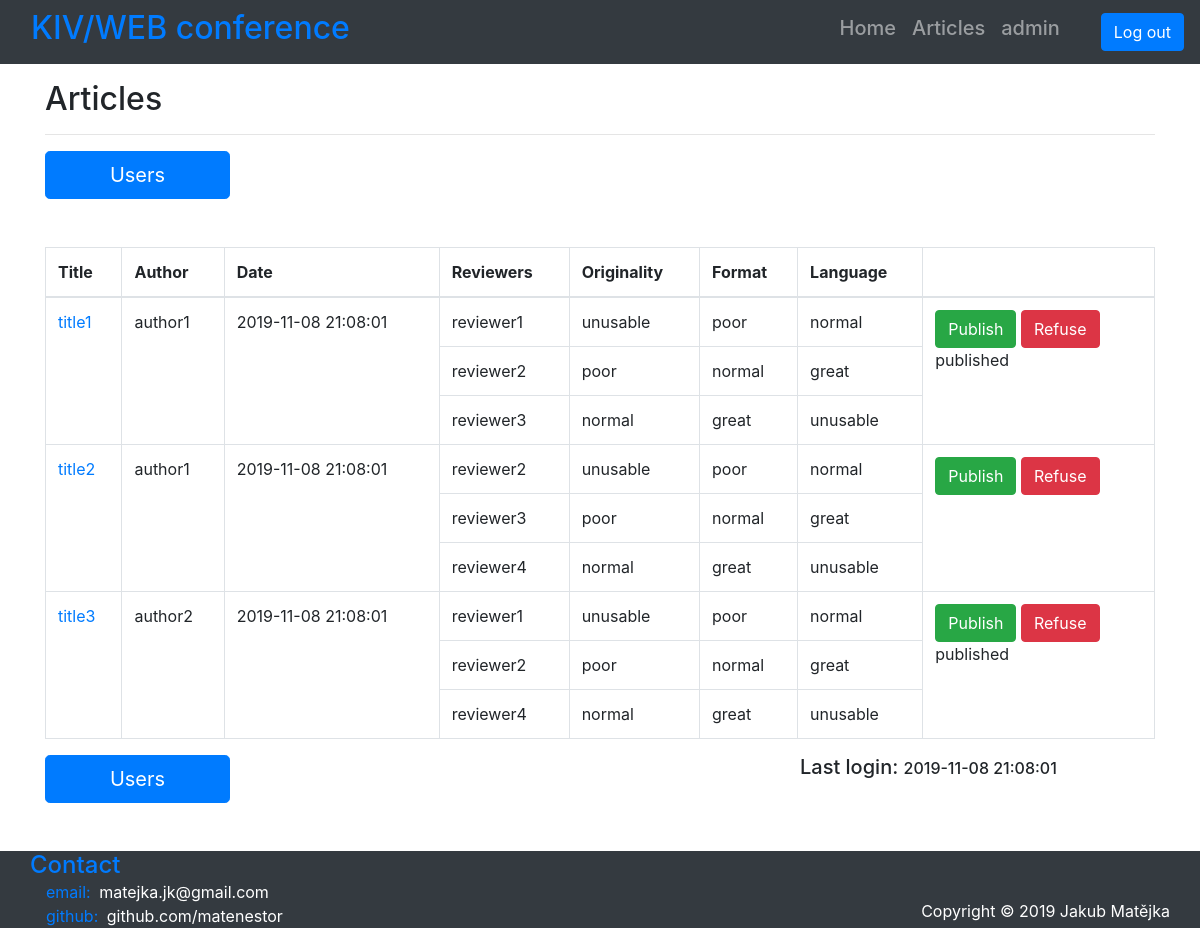
The app's page /index.php?page=user (signed in) with its own data.
### tables this page shows
CREATE TABLE IF NOT EXISTS `article` (
  `id_article` int(11) NOT NULL,
  `user_id_user` int(11) NOT NULL,
  `title` varchar(256) NOT NULL,
  `author` varchar(128) NOT NULL,
  `date` datetime NOT NULL DEFAULT current_timestamp(),
  `file` varchar(256) NOT NULL,
  `status` enum('reviewing','published','refused') NOT NULL DEFAULT 'reviewing',
  `abstract` text NOT NULL
);

CREATE TABLE IF NOT EXISTS `user` (
  `id_user` int(11) NOT NULL,
  `username` varchar(32) NOT NULL,
  `first_name` varchar(32) DEFAULT NULL,
  `last_name` varchar(32) DEFAULT NULL,
  `role` enum('admin','reviewer','author') NOT NULL DEFAULT 'author',
  `last_login` datetime NOT NULL DEFAULT current_timestamp(),
  `access` enum('ok','blocked') NOT NULL DEFAULT 'ok',
  `password` varchar(256) NOT NULL
);

CREATE TABLE IF NOT EXISTS `review` (
  `id_review` int(11) NOT NULL,
  `user_id_user` int(11) DEFAULT NULL,
  `article_id_article` int(11) NOT NULL,
  `originality` enum('unusable','poor','normal','great') DEFAULT NULL,
  `format` enum('unusable','poor','normal','great') DEFAULT NULL,
  `language` enum('unusable','poor','normal','great') DEFAULT NULL,
  `comment` text DEFAULT NULL
);

### app/Controllers/ABaseController.php (called while the page is built, shortened)
<?php
abstract class ABaseController {
    protected function getView($view, $title, $data=null) {
        require APP_PATH.DIR_VIEWS.LAYOUT.EXT_VIEW;
        $template = ob_get_clean();
        return $template;
    }
    public function getContent($view, $data) {
        require APP_PATH.DIR_VIEWS.$view.EXT_VIEW;
    }
}

### app/Controllers/AdminController.php (called while the page is built, shortened)
<?php
class AdminController extends ABaseController {
    private $dbUser;
    private $dbReview;
    public function __construct() {
        $this->view = "AdminArticlesView";
        $this->title = "Admin";
        $this->dbUser = new UserModel();
        $this->dbReview = new ReviewsModel();
    }
    public function process() {
        $this->composeData();
        $this->show();
    }
    private function composeData() {
        if ($this->view == "AdminArticlesView") {
            $this->composeDataArticles();
        }
        elseif ($this->view == "AdminUsersView") {
            $this->composeDataUsers();
        }
    }
    private function composeDataArticles() {
        global $login;
        $userName = $login->getLoginUserName();
        $attributes = $this->dbReview->getArticleAttributes();
        $reviews = $this->dbReview->getReviewsOfArticle();
        $all_reviewers = $this->dbUser->getAllReviewers();
        foreach ($attributes as $idx => $atr) {
            $this->data["article".$idx]["attributes"] = $atr;
        }
        for ($i = 0, $j = 0; $i < count($reviews); $i+=3, $j++) {
            $this->data["article".$j]["reviews"]["rev1"] = $reviews[$i];
            $this->data["article".$j]["reviews"]["rev2"] = $reviews[$i+1];
            $this->data["article".$j]["reviews"]["rev3"] = $reviews[$i+2];
        }
        $this->data["all_revs"] = $all_reviewers;
        $this->data["last_login"] = $this->dbUser->getUserLastLogin($userName);
    }
    private function show() {
        $template = parent::getView(
            $this->view,
            $this->title,
            $this->data
        );
        return $template;
    }
}

### app/Controllers/UserController.php (called while the page is built, shortened)
<?php
class UserController extends ABaseController {
    private $dbUser;
    public function __construct() {
        $this->dbUser = new UserModel();
    }
    public function process() {
        global $login;
        $userName = $login->getLoginUserName();
        $userRole = $this->dbUser->getUserRole($userName);
        switch ($userRole) {
            case "admin":
                $controller = new AdminController();
                break;
        }
        $controller->process();
    }
}

### index.php (called while the page is built, shortened)
<?php
$router = new RouterService();
$router->route();

### app/Models/BaseModel.php (called while the page is built, shortened)
<?php
class BaseModel {
    private $pdo;
    public function __construct() {
        $this->pdo = $this->connectDB();
    }
    private function connectDB() {
        try {
            $pdo = new PDO("mysql:host=".DB_SERVER.";dbname=".DB_NAME, DB_USER, DB_PASS);
            $pdo->exec("set names utf8");
        }
        catch(PDOException $ex){
            die("Unable to connect to database. Please try again in a few minutes.");
        }
        return $pdo;
    }
    private function disconnectDB() {
        $this->pdo = null;
    }
    protected function executeQuery(string $query) {
        $stmt = $this->pdo->query($query);
        if ($stmt) {
            return $stmt;
        }
        else {
            $error = $this->pdo->errorInfo();
            echo $error[2];
            return null;
        }
    }
    protected function selectJoin(string $select, string $tableName1, string $tableName2,
                                  string $tableKey1, string $tableKey2, string $groupBy="", string $where="") {
        $query = "SELECT ".$select
                ." FROM ".$tableName1." JOIN ".$tableName2
                ." on ".$tableKey1." = ".$tableKey2
                .(($groupBy=="") ? "" : " GROUP BY ".$groupBy)
                .(($where=="") ? "" : " WHERE ".$where);
        $result = $this->executeQuery($query);
        return $result->fetchAll();
    }
    protected function selectJoinLeftJoin(string $select, string $tableName1, string $tableName2, string $tableName3,
                                  string $tableKey1, string $tableKey2, string $tableKey3, string $tableKey4, string $where="") {
        $query = "SELECT ".$select
            ." FROM ".$tableName1
            ." JOIN ".$tableName2." on ".$tableKey1." = ".$tableKey2
            ." LEFT JOIN ".$tableName3." on ".$tableKey3." = ".$tableKey4;
        $result = $this->executeQuery($query);
        return $result->fetchAll();
    }
}

### app/Models/ReviewsModel.php (called while the page is built, shortened)
<?php
class ReviewsModel extends BaseModel {
    public function getArticleAttributes():array {
        $select = TABLE_ARTICLE.".id_article, ".TABLE_ARTICLE.".title, ".TABLE_ARTICLE.".author, ".TABLE_ARTICLE.".date, ".TABLE_ARTICLE.".file, ".TABLE_ARTICLE.".status";
        $tableKey1 = TABLE_ARTICLE.".id_article";
        $tableKey2 = TABLE_REVIEW.".article_id_article";
        $groupBy = TABLE_ARTICLE.".id_article";
        return parent::selectJoin($select, TABLE_ARTICLE, TABLE_REVIEW, $tableKey1, $tableKey2, $groupBy);
    }
    public function getReviewsOfArticle():array {
        $select = TABLE_USER.".username, ".TABLE_REVIEW.".originality, ".TABLE_REVIEW.".format, ".TABLE_REVIEW.".language, ".TABLE_REVIEW.".comment";
        $tableKey1 = TABLE_ARTICLE.".id_article";
        $tableKey2 = TABLE_REVIEW.".article_id_article";
        $tableKey3 = TABLE_USER.".id_user";
        $tableKey4 = TABLE_REVIEW.".user_id_user";
        return parent::selectJoinLeftJoin($select, TABLE_ARTICLE, TABLE_REVIEW, TABLE_USER, $tableKey1, $tableKey2, $tableKey3, $tableKey4);
    }
}

### app/Views/AdminArticlesView.phtml (the view, shortened to what this page needs)
<p class="h2">Articles</p>
<hr>
<div class="row justify-content-between mb-5 mx-auto">
    <a href="<?= INDEX."?page=user&sub_page=admin_users"?>" class="col-2 btn btn-primary btn-lg" role="button" aria-pressed="true">Users</a>
</div>
<div class="table-wrapper table-responsive">
    <table class="table table-bordered">
        <thead>
        <tr>
            <th>Title</th>
            <th>Author</th>
            <th>Date</th>
            <th>Reviewers</th>
            <th>Originality</th>
            <th>Format</th>
            <th>Language</th>
            <th></th>
        </tr>
        </thead>
        <tbody>
        <?php foreach ($data as $key => $contribution): ?>
            <?php if (!is_array($contribution)) break; ?>
            <?php if (!isset($contribution["reviews"])) continue; ?>
            <tr>
                <td rowspan="3"><a href="<?= ROOT_PATH.FILES.$contribution["attributes"]["file"]; ?>" target="_blank"><?= $contribution["attributes"]["title"]; ?></a></td>
                <td rowspan="3"><?= $contribution["attributes"]["author"]; ?></td>
                <td rowspan="3"><?= $contribution["attributes"]["date"]; ?></td>
                <?php if ($contribution["reviews"]["rev1"]["username"] == null): ?>
                    <td>
                        <select id="<?= 'select_rev1'.$key ?>" class="custom-select btn">
                            <?php foreach ($data["all_revs"] as $reviewer): ?>
                                <?php if (!in_array($reviewer["username"], array(
                                    $contribution["reviews"]["rev1"]["username"],
                                    $contribution["reviews"]["rev2"]["username"],
                                    $contribution["reviews"]["rev3"]["username"]
                                ))): ?>
                                    <option value="<?= $reviewer["id_user"]; ?>"><?= $reviewer["username"]; ?></option>
                                <?php endif; ?>
                            <?php endforeach; ?>
                        </select>
                    </td>
                    <td colspan="3">
                        <form action="<?= INDEX ?>" method="post">
                            <input type="hidden" name="assign_review_on" value="<?= $contribution["attributes"]["id_article"] ?>" />
                            <button id="<?= 'submit_rev1'.$key ?>" type="submit" name="assign_review_to" onclick="setReviewerValue(1, '<?= $key ?>')" class="btn btn-outline-primary btn-block">Assign</button>
                        </form>
                    </td>
                <?php else: ?>
                    <td><span title="<?= $contribution["reviews"]["rev1"]["comment"] ?>"><?= $contribution["reviews"]["rev1"]["username"] ?></span></td>
                    <td><?= $contribution["reviews"]["rev1"]["originality"] ?></td>
                    <td><?= $contribution["reviews"]["rev1"]["format"] ?></td>
                    <td><?= $contribution["reviews"]["rev1"]["language"] ?></td>
                <?php endif; ?>
                <td rowspan="3">
                    <div>
                        <form action="<?= INDEX ?>" method="post">
                            <button type="submit" name="publish_article" value="<?= $contribution["attributes"]["id_article"] ?>" class="btn btn-success">Publish</button>
                            <button type="submit" name="refuse_article" value="<?= $contribution["attributes"]["id_article"] ?>" class="btn btn-danger">Refuse</button>
                        </form>
                        <span><?php echo $contribution["attributes"]["status"] != "reviewing" ? $contribution["attributes"]["status"] : ""; ?></span>
                    </div>
                </td>
            </tr>
            <tr>
                <?php if ($contribution["reviews"]["rev2"]["username"] == null): ?>
                    <td>
                        <select id="<?= 'select_rev2'.$key ?>" class="custom-select btn">
                            <?php foreach ($data["all_revs"] as $reviewer): ?>
                                <?php if (!in_array($reviewer["username"], array(
                                    $contribution["reviews"]["rev1"]["username"],
                                    $contribution["reviews"]["rev2"]["username"],
                                    $contribution["reviews"]["rev3"]["username"]
                                ))): ?>
                                    <option value="<?= $reviewer["id_user"]; ?>"><?= $reviewer["username"]; ?></option>
                                <?php endif; ?>
                            <?php endforeach; ?>
                        </select>
                    </td>
                    <td colspan="3">
                        <form action="<?= INDEX ?>" method="post">
                            <input type="hidden" name="assign_review_on" value="<?= $contribution["attributes"]["id_article"] ?>" />
                            <button id="<?= 'submit_rev2'.$key ?>" type="submit" name="assign_review_to" onclick="setReviewerValue(2, '<?= $key ?>')" class="btn btn-outline-primary btn-block">Assign</button>
                        </form>
                    </td>
                <?php else: ?>
                    <td><span title="<?= $contribution["reviews"]["rev2"]["comment"] ?>"><?= $contribution["reviews"]["rev2"]["username"] ?></span></td>
                    <td><?= $contribution["reviews"]["rev2"]["originality"] ?></td>
                    <td><?= $contribution["reviews"]["rev2"]["format"] ?></td>
                    <td><?= $contribution["reviews"]["rev2"]["language"] ?></td>
                <?php endif; ?>
            </tr>
            <tr>
                <?php if ($contribution["reviews"]["rev3"]["username"] == null): ?>
                    <td>
                        <select id="<?= 'select_rev3'.$key ?>" class="custom-select btn">
                            <?php foreach ($data["all_revs"] as $reviewer): ?>
                                <?php if (!in_array($reviewer["username"], array(
                                    $contribution["reviews"]["rev1"]["username"],
                                    $contribution["reviews"]["rev2"]["username"],
                                    $contribution["reviews"]["rev3"]["username"]
                                ))): ?>
                                    <option value="<?= $reviewer["id_user"]; ?>"><?= $reviewer["username"]; ?></option>
                                <?php endif; ?>
                            <?php endforeach; ?>
                        </select>
                    </td>
                    <td colspan="3">
                        <form action="<?= INDEX ?>" method="post">
                            <input type="hidden" name="assign_review_on" value="<?= $contribution["attributes"]["id_article"] ?>" />
                            <button id="<?= 'submit_rev3'.$key ?>" type="submit" name="assign_review_to" onclick="setReviewerValue(3, '<?= $key ?>')" class="btn btn-outline-primary btn-block">Assign</button>
                        </form>
                    </td>
                <?php else: ?>
                    <td><span title="<?= $contribution["reviews"]["rev3"]["comment"] ?>"><?= $contribution["reviews"]["rev3"]["username"] ?></span></td>
                    <td><?= $contribution["reviews"]["rev3"]["originality"] ?></td>
                    <td><?= $contribution["reviews"]["rev3"]["format"] ?></td>
                    <td><?= $contribution["reviews"]["rev3"]["language"] ?></td>
                <?php endif; ?>
            </tr>
        <?php endforeach; ?>
        </tbody>
    </table>
</div>
<div class="row justify-content-between mb-5 mx-auto">
    <a href="<?= INDEX."?page=user&sub_page=admin_users"?>" class="col-2 btn btn-primary btn-lg" role="button" aria-pressed="true">Users</a>
    <p class="col-4 h5">Last login: <span class="h6"><?= $data["last_login"] ?></span></p>
</div>

### app/Views/Layout.phtml (style rules this page uses)
body { padding-top: 80px; }

### records on screen
article: title "title1", author "author1", date "2019-11-08 21:08:01", status "published"
user: username "reviewer1"
review: originality "unusable", format "poor", language "normal"
user: username "reviewer2"
review: originality "poor", format "normal", language "great"
user: username "reviewer3"
review: originality "normal", format "great", language "unusable"
article: title "title2", author "author1", date "2019-11-08 21:08:01"
review: originality "unusable", format "poor", language "normal"
review: originality "poor", format "normal", language "great"
user: username "reviewer4"
review: originality "normal", format "great", language "unusable"
article: title "title3", author "author2", date "2019-11-08 21:08:01", status "published"
review: originality "unusable", format "poor", language "normal"
review: originality "poor", format "normal", language "great"
review: originality "normal", format "great", language "unusable"

### other values on screen
$login->getLoginUserName() "admin"
$data["last_login"] "2019-11-08 21:08:01"
